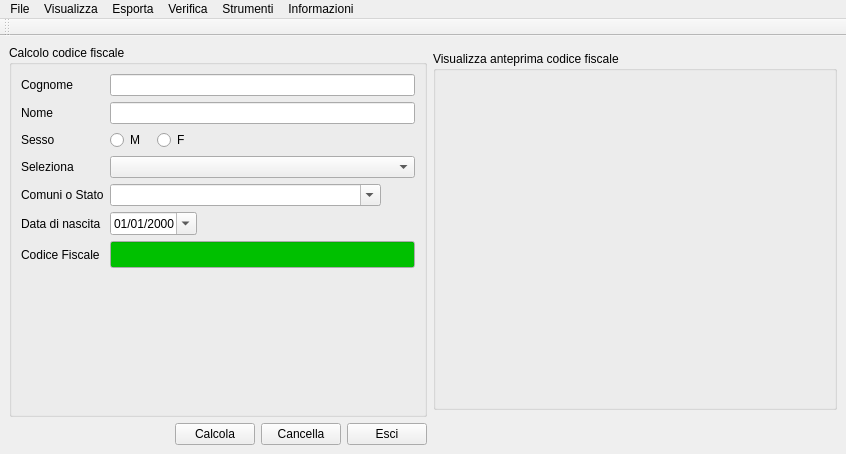
<?xml version="1.0" encoding="UTF-8"?>
<ui version="4.0">
 <class>cod_fisc</class>
 <widget class="QMainWindow" name="cod_fisc">
  <property name="geometry">
   <rect>
    <x>0</x>
    <y>0</y>
    <width>846</width>
    <height>454</height>
   </rect>
  </property>
  <property name="sizePolicy">
   <sizepolicy hsizetype="Fixed" vsizetype="Fixed">
    <horstretch>0</horstretch>
    <verstretch>0</verstretch>
   </sizepolicy>
  </property>
  <property name="maximumSize">
   <size>
    <width>846</width>
    <height>454</height>
   </size>
  </property>
  <property name="windowTitle">
   <string>Codice fiscale</string>
  </property>
  <property name="windowIcon">
   <iconset resource="../cod_fisc.qrc">
    <normaloff>:/images/codicefisc.png</normaloff>:/images/codicefisc.png</iconset>
  </property>
  <widget class="QWidget" name="centralwidget">
   <layout class="QGridLayout" name="gridLayout_2">
    <item row="2" column="0">
     <spacer name="verticalSpacer_3">
      <property name="orientation">
       <enum>Qt::Vertical</enum>
      </property>
      <property name="sizeHint" stdset="0">
       <size>
        <width>20</width>
        <height>40</height>
       </size>
      </property>
     </spacer>
    </item>
    <item row="0" column="0" rowspan="3" colspan="5">
     <widget class="QGroupBox" name="groupBox">
      <property name="sizePolicy">
       <sizepolicy hsizetype="Fixed" vsizetype="Preferred">
        <horstretch>0</horstretch>
        <verstretch>0</verstretch>
       </sizepolicy>
      </property>
      <property name="minimumSize">
       <size>
        <width>418</width>
        <height>0</height>
       </size>
      </property>
      <property name="maximumSize">
       <size>
        <width>418</width>
        <height>16777215</height>
       </size>
      </property>
      <property name="sizeIncrement">
       <size>
        <width>418</width>
        <height>0</height>
       </size>
      </property>
      <property name="baseSize">
       <size>
        <width>418</width>
        <height>0</height>
       </size>
      </property>
      <property name="title">
       <string>Calcolo codice fiscale</string>
      </property>
      <layout class="QGridLayout" name="gridLayout">
       <item row="0" column="0">
        <widget class="QLabel" name="label">
         <property name="text">
          <string>Cognome</string>
         </property>
        </widget>
       </item>
       <item row="1" column="0">
        <widget class="QLabel" name="label_2">
         <property name="text">
          <string>Nome</string>
         </property>
        </widget>
       </item>
       <item row="2" column="0">
        <widget class="QLabel" name="label_3">
         <property name="text">
          <string>Sesso</string>
         </property>
        </widget>
       </item>
       <item row="2" column="1">
        <widget class="QRadioButton" name="radioButtonM">
         <property name="text">
          <string>M</string>
         </property>
        </widget>
       </item>
       <item row="2" column="2">
        <widget class="QRadioButton" name="radioButtonF">
         <property name="text">
          <string>F</string>
         </property>
        </widget>
       </item>
       <item row="2" column="3">
        <spacer name="horizontalSpacer">
         <property name="orientation">
          <enum>Qt::Horizontal</enum>
         </property>
         <property name="sizeHint" stdset="0">
          <size>
           <width>191</width>
           <height>20</height>
          </size>
         </property>
        </spacer>
       </item>
       <item row="3" column="0">
        <widget class="QLabel" name="label_7">
         <property name="text">
          <string>Seleziona </string>
         </property>
        </widget>
       </item>
       <item row="4" column="0">
        <widget class="QLabel" name="label_6">
         <property name="text">
          <string>Comuni o Stato</string>
         </property>
        </widget>
       </item>
       <item row="5" column="0">
        <widget class="QLabel" name="label_4">
         <property name="text">
          <string>Data di nascita</string>
         </property>
        </widget>
       </item>
       <item row="5" column="1" colspan="2">
        <widget class="QDateEdit" name="calendarWidget">
         <property name="wrapping">
          <bool>false</bool>
         </property>
         <property name="frame">
          <bool>true</bool>
         </property>
         <property name="displayFormat">
          <string>dd/MM/yyyy</string>
         </property>
         <property name="calendarPopup">
          <bool>true</bool>
         </property>
        </widget>
       </item>
       <item row="6" column="0">
        <widget class="QLabel" name="label_5">
         <property name="text">
          <string>Codice Fiscale</string>
         </property>
        </widget>
       </item>
       <item row="7" column="1">
        <spacer name="verticalSpacer_2">
         <property name="orientation">
          <enum>Qt::Vertical</enum>
         </property>
         <property name="sizeHint" stdset="0">
          <size>
           <width>20</width>
           <height>40</height>
          </size>
         </property>
        </spacer>
       </item>
       <item row="8" column="4">
        <spacer name="horizontalSpacer_2">
         <property name="orientation">
          <enum>Qt::Horizontal</enum>
         </property>
         <property name="sizeHint" stdset="0">
          <size>
           <width>40</width>
           <height>20</height>
          </size>
         </property>
        </spacer>
       </item>
       <item row="3" column="1" colspan="4">
        <widget class="QComboBox" name="comboBox_sel"/>
       </item>
       <item row="1" column="1" colspan="4">
        <widget class="QLineEdit" name="lineEditNome"/>
       </item>
       <item row="0" column="1" colspan="4">
        <widget class="QLineEdit" name="lineEditCognome"/>
       </item>
       <item row="4" column="1" colspan="3">
        <widget class="QComboBox" name="comboBoxComune">
         <property name="editable">
          <bool>true</bool>
         </property>
        </widget>
       </item>
       <item row="6" column="1" colspan="4">
        <widget class="QLineEdit" name="lineEditCodiceFiscale">
         <property name="palette">
          <palette>
           <active>
            <colorrole role="Base">
             <brush brushstyle="SolidPattern">
              <color alpha="255">
               <red>0</red>
               <green>192</green>
               <blue>0</blue>
              </color>
             </brush>
            </colorrole>
           </active>
           <inactive>
            <colorrole role="Base">
             <brush brushstyle="SolidPattern">
              <color alpha="255">
               <red>0</red>
               <green>192</green>
               <blue>0</blue>
              </color>
             </brush>
            </colorrole>
           </inactive>
           <disabled>
            <colorrole role="Base">
             <brush brushstyle="SolidPattern">
              <color alpha="255">
               <red>241</red>
               <green>241</green>
               <blue>241</blue>
              </color>
             </brush>
            </colorrole>
           </disabled>
          </palette>
         </property>
         <property name="font">
          <font>
           <pointsize>12</pointsize>
           <weight>75</weight>
           <bold>true</bold>
          </font>
         </property>
         <property name="readOnly">
          <bool>true</bool>
         </property>
        </widget>
       </item>
      </layout>
     </widget>
    </item>
    <item row="1" column="5">
     <widget class="QGroupBox" name="groupBox_2">
      <property name="maximumSize">
       <size>
        <width>16777215</width>
        <height>410</height>
       </size>
      </property>
      <property name="title">
       <string>Visualizza anteprima codice fiscale</string>
      </property>
      <layout class="QGridLayout" name="gridLayout_5">
       <item row="0" column="0">
        <layout class="QGridLayout" name="gridLayout_4">
         <item row="0" column="0">
          <widget class="QLabel" name="image_cod_fisc">
           <property name="text">
            <string/>
           </property>
          </widget>
         </item>
        </layout>
       </item>
       <item row="1" column="0">
        <spacer name="verticalSpacer">
         <property name="orientation">
          <enum>Qt::Vertical</enum>
         </property>
         <property name="sizeHint" stdset="0">
          <size>
           <width>20</width>
           <height>344</height>
          </size>
         </property>
        </spacer>
       </item>
      </layout>
     </widget>
    </item>
    <item row="3" column="5">
     <spacer name="horizontalSpacer_3">
      <property name="orientation">
       <enum>Qt::Horizontal</enum>
      </property>
      <property name="sizeHint" stdset="0">
       <size>
        <width>308</width>
        <height>20</height>
       </size>
      </property>
     </spacer>
    </item>
    <item row="3" column="4">
     <widget class="QPushButton" name="esci">
      <property name="sizePolicy">
       <sizepolicy hsizetype="Fixed" vsizetype="Fixed">
        <horstretch>0</horstretch>
        <verstretch>0</verstretch>
       </sizepolicy>
      </property>
      <property name="text">
       <string>Esci</string>
      </property>
      <property name="icon">
       <iconset resource="../cod_fisc.qrc">
        <normaloff>:/images/exit.png</normaloff>:/images/exit.png</iconset>
      </property>
     </widget>
    </item>
    <item row="3" column="3">
     <widget class="QPushButton" name="pushButtonCancella">
      <property name="sizePolicy">
       <sizepolicy hsizetype="Fixed" vsizetype="Fixed">
        <horstretch>0</horstretch>
        <verstretch>0</verstretch>
       </sizepolicy>
      </property>
      <property name="text">
       <string>Cancella</string>
      </property>
      <property name="icon">
       <iconset resource="../cod_fisc.qrc">
        <normaloff>:/images/edit-delete.png</normaloff>:/images/edit-delete.png</iconset>
      </property>
     </widget>
    </item>
    <item row="3" column="2">
     <widget class="QPushButton" name="pushButtonCalcola">
      <property name="sizePolicy">
       <sizepolicy hsizetype="Fixed" vsizetype="Fixed">
        <horstretch>0</horstretch>
        <verstretch>0</verstretch>
       </sizepolicy>
      </property>
      <property name="text">
       <string>Calcola</string>
      </property>
      <property name="icon">
       <iconset resource="../cod_fisc.qrc">
        <normaloff>:/images/codicefisc.png</normaloff>:/images/codicefisc.png</iconset>
      </property>
     </widget>
    </item>
   </layout>
  </widget>
  <widget class="QMenuBar" name="menubar">
   <property name="geometry">
    <rect>
     <x>0</x>
     <y>0</y>
     <width>846</width>
     <height>21</height>
    </rect>
   </property>
   <widget class="QMenu" name="menuFile">
    <property name="title">
     <string>File</string>
    </property>
    <addaction name="actionStampa"/>
    <addaction name="separator"/>
    <addaction name="actionEsci"/>
   </widget>
   <widget class="QMenu" name="menuVisulizza">
    <property name="title">
     <string>Visualizza</string>
    </property>
    <addaction name="actionVisualizza_anteprima"/>
   </widget>
   <widget class="QMenu" name="menuInfo">
    <property name="title">
     <string>Informazioni</string>
    </property>
    <addaction name="actionAbout"/>
    <addaction name="actionRicerca_aggiornamenti"/>
   </widget>
   <widget class="QMenu" name="menuStrumenti">
    <property name="title">
     <string>Verifica</string>
    </property>
    <addaction name="actionVerifica_partita_iva"/>
    <addaction name="actionVerifica_codice_fiscale"/>
    <addaction name="actionCerca_CAP_Codici_avviamenti_postali"/>
   </widget>
   <widget class="QMenu" name="menuEsporta">
    <property name="title">
     <string>Esporta</string>
    </property>
    <addaction name="actionEsporta_in_pdf"/>
    <addaction name="actionEsporta_in_immagine"/>
   </widget>
   <widget class="QMenu" name="menuStrumenti_2">
    <property name="title">
     <string>Strumenti</string>
    </property>
    <addaction name="actionImpostazioni"/>
   </widget>
   <addaction name="menuFile"/>
   <addaction name="menuVisulizza"/>
   <addaction name="menuEsporta"/>
   <addaction name="menuStrumenti"/>
   <addaction name="menuStrumenti_2"/>
   <addaction name="menuInfo"/>
  </widget>
  <widget class="QToolBar" name="toolBar">
   <property name="windowTitle">
    <string>toolBar</string>
   </property>
   <attribute name="toolBarArea">
    <enum>TopToolBarArea</enum>
   </attribute>
   <attribute name="toolBarBreak">
    <bool>false</bool>
   </attribute>
  </widget>
  <action name="actionEsci">
   <property name="text">
    <string>Esci</string>
   </property>
  </action>
  <action name="actionVisualizza_anteprima">
   <property name="checkable">
    <bool>true</bool>
   </property>
   <property name="text">
    <string>Visualizza anteprima</string>
   </property>
  </action>
  <action name="actionStampa">
   <property name="text">
    <string>Stampa</string>
   </property>
  </action>
  <action name="actionAbout">
   <property name="icon">
    <iconset resource="../cod_fisc.qrc">
     <normaloff>:/images/codicefisc.png</normaloff>:/images/codicefisc.png</iconset>
   </property>
   <property name="text">
    <string>About</string>
   </property>
  </action>
  <action name="actionEsporta_in_pdf">
   <property name="text">
    <string>Esporta in pdf</string>
   </property>
  </action>
  <action name="actionEsporta_in_immagine">
   <property name="text">
    <string>Esporta in immagine</string>
   </property>
  </action>
  <action name="actionVerifica_partita_iva">
   <property name="icon">
    <iconset resource="../cod_fisc.qrc">
     <normaloff>:/images/iva.png</normaloff>:/images/iva.png</iconset>
   </property>
   <property name="text">
    <string>Verifica partita iva</string>
   </property>
  </action>
  <action name="actionVerifica_codice_fiscale">
   <property name="icon">
    <iconset resource="../cod_fisc.qrc">
     <normaloff>:/images/codice_fiscale_logo.png</normaloff>:/images/codice_fiscale_logo.png</iconset>
   </property>
   <property name="text">
    <string>Verifica codice fiscale</string>
   </property>
  </action>
  <action name="actionCerca_CAP_Codici_avviamenti_postali">
   <property name="icon">
    <iconset resource="../cod_fisc.qrc">
     <normaloff>:/images/cap.png</normaloff>:/images/cap.png</iconset>
   </property>
   <property name="text">
    <string>Cerca CAP(Codici avviamenti postali)</string>
   </property>
  </action>
  <action name="actionImpostazioni">
   <property name="icon">
    <iconset resource="../cod_fisc.qrc">
     <normaloff>:/images/preferences-system.png</normaloff>:/images/preferences-system.png</iconset>
   </property>
   <property name="text">
    <string>Impostazioni</string>
   </property>
  </action>
  <action name="actionRicerca_aggiornamenti">
   <property name="icon">
    <iconset resource="../cod_fisc.qrc">
     <normaloff>:/images/system-software-update.png</normaloff>:/images/system-software-update.png</iconset>
   </property>
   <property name="text">
    <string>Ricerca aggiornamenti</string>
   </property>
  </action>
 </widget>
 <tabstops>
  <tabstop>lineEditCognome</tabstop>
  <tabstop>lineEditNome</tabstop>
  <tabstop>radioButtonM</tabstop>
  <tabstop>radioButtonF</tabstop>
  <tabstop>comboBox_sel</tabstop>
  <tabstop>comboBoxComune</tabstop>
  <tabstop>calendarWidget</tabstop>
  <tabstop>lineEditCodiceFiscale</tabstop>
  <tabstop>pushButtonCalcola</tabstop>
  <tabstop>pushButtonCancella</tabstop>
  <tabstop>esci</tabstop>
 </tabstops>
 <resources>
  <include location="../cod_fisc.qrc"/>
 </resources>
 <connections/>
</ui>
